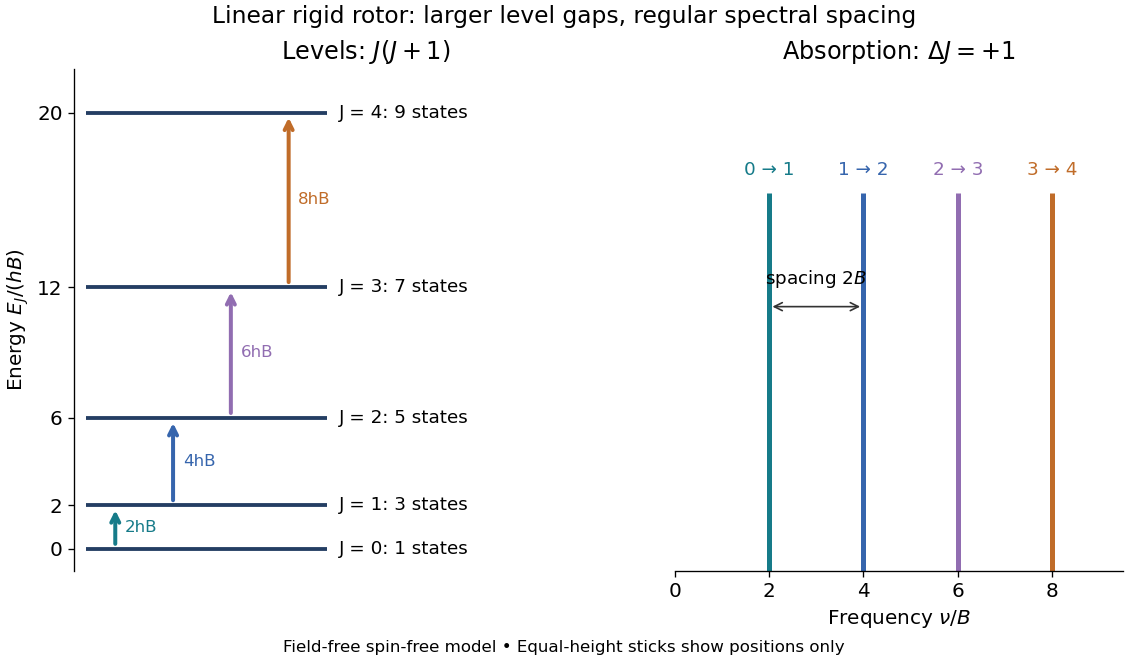

Generate this figure with Python:
"""Dimensionless linear-rotor energy ladder and dipole-allowed line positions.

Run from _media with Python 3.14, matplotlib 3.10.7 and numpy 2.3.5.
All plotted quantities are exact model values; stick heights carry no intensity.
"""

from pathlib import Path

import matplotlib.pyplot as plt
import numpy as np


def main():
    plt.rcParams.update({"font.size": 12, "axes.spines.top": False,
                         "axes.spines.right": False, "figure.facecolor": "white",
                         "axes.facecolor": "white", "savefig.facecolor": "white"})
    fig, (levels, spectrum) = plt.subplots(
        1, 2, figsize=(9.4, 5.5), gridspec_kw={"width_ratios": [1.3, 1]},
        layout="constrained")
    j = np.arange(5)
    energy = j * (j + 1)
    for quantum, value in zip(j, energy):
        levels.hlines(value, 0.05, 1.05, color="#243e63", linewidth=2.3)
        levels.text(1.1, value, f"J = {quantum}: {2 * quantum + 1} states",
                    va="center", fontsize=11)
    colors = ["#167b89", "#3665ad", "#916db1", "#c06c29"]
    for lower, color in zip(range(4), colors):
        x = 0.17 + 0.24 * lower
        y0, y1 = energy[lower:lower + 2]
        levels.annotate("", xy=(x, y1), xytext=(x, y0),
                        arrowprops={"arrowstyle": "->", "color": color,
                                    "lw": 2.4, "shrinkA": 3, "shrinkB": 3})
        levels.text(x + 0.04, (y0 + y1) / 2, f"{2 * (lower + 1)}hB",
                    color=color, va="center", fontsize=10)
    levels.set(xlim=(0, 2.42), ylim=(-1, 22), xticks=[],
               yticks=energy, ylabel=r"Energy $E_J/(hB)$",
               title=r"Levels: $J(J+1)$")
    levels.spines["bottom"].set_visible(False)
    for lower, color in zip(range(4), colors):
        frequency = 2 * (lower + 1)
        spectrum.vlines(frequency, 0, 1, color=color, lw=3)
        spectrum.text(frequency, 1.05, f"{lower} → {lower + 1}",
                      ha="center", color=color, fontsize=11)
    spectrum.annotate("", xy=(4, 0.7), xytext=(2, 0.7),
                      arrowprops={"arrowstyle": "<->", "color": "#333333"})
    spectrum.text(3, 0.76, r"spacing $2B$", ha="center", fontsize=11)
    spectrum.set(xlim=(0, 9.5), ylim=(0, 1.33), yticks=[],
                 xticks=[0, 2, 4, 6, 8], xlabel=r"Frequency $\nu/B$",
                 title=r"Absorption: $\Delta J=+1$")
    spectrum.spines["left"].set_visible(False)
    fig.suptitle("Linear rigid rotor: larger level gaps, regular spectral spacing",
                 fontsize=14)
    fig.supxlabel("Field-free spin-free model • Equal-height sticks show positions only",
                  fontsize=10)
    fig.savefig(Path(__file__).with_suffix(".png").name, dpi=120,
                facecolor="white", transparent=False)
    plt.close(fig)


if __name__ == "__main__":
    main()
